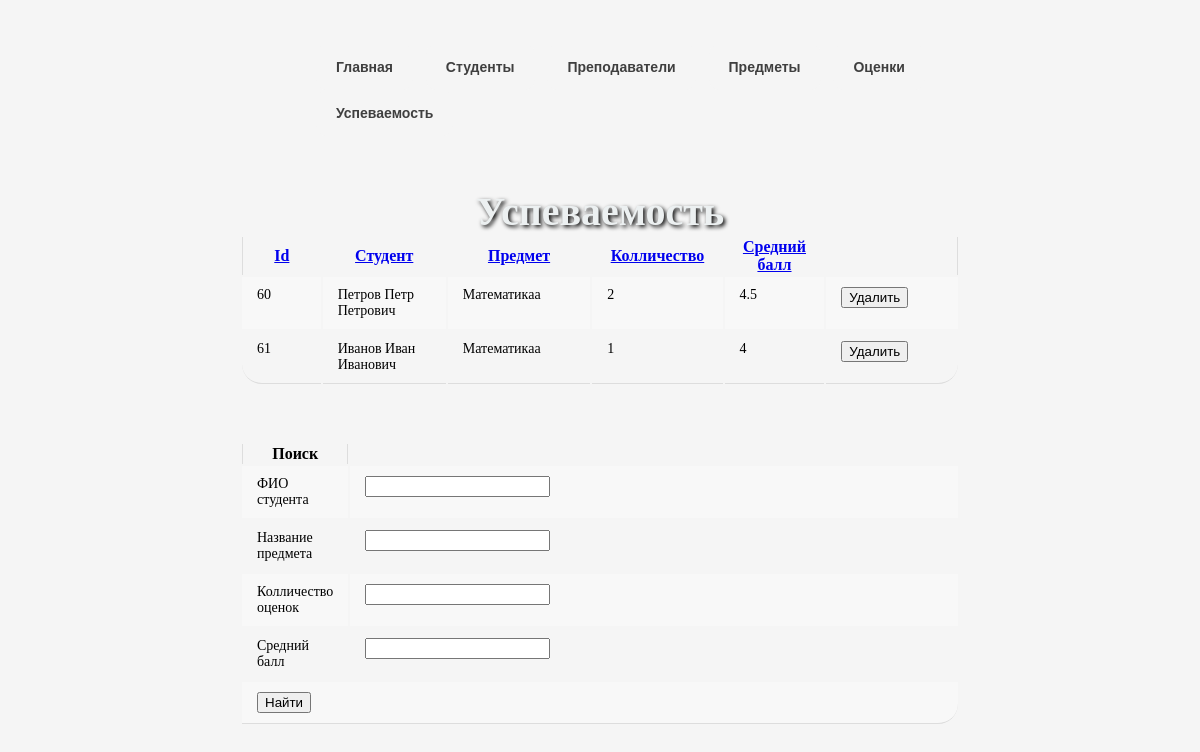
Page /progress.php on the committed database.
### tables this page shows
CREATE TABLE `progress` (
  `Id` int NOT NULL,
  `StudentId` int NOT NULL,
  `SubjectId` int NOT NULL,
  `MarksCount` int NOT NULL,
  `AverageMark` float NOT NULL
);

CREATE TABLE `students` (
  `Id` int NOT NULL,
  `FIO` varchar(50) NOT NULL,
  `Spec` varchar(60) NOT NULL,
  `CourseName` int NOT NULL,
  `GroupName` varchar(20) NOT NULL,
  `PhoneNumber` varchar(11) NOT NULL,
  `Email` varchar(50) NOT NULL,
  `Photo` longblob NOT NULL
);

CREATE TABLE `subject` (
  `Id` int NOT NULL,
  `Name` varchar(50) NOT NULL,
  `TeacherId` int NOT NULL
);

### progress.php (the view, shortened to what this page needs)
<!DOCTYPE html>
<html lang="ru">
<?php
$servername = "localhost";
$username = "root";
$password = "root";
$dbname = "ekaterina";
$conn = new mysqli($servername, $username, $password, $dbname);
?>
<head>
  <link rel="stylesheet" href="style.css">
</head>
<body>
  <center>
<ul class="navigation">
   <li><a href="index.php" >Главная</a></li>
   <li><a href="student.php" >Студенты</a></li>
   <li><a href="teachers.php" >Преподаватели</a></li>
   <li><a href="subject.php" >Предметы</a></li>
   <li><a href="marks.php" >Оценки</a></li>
   <li><a href="progress.php" >Успеваемость</a></li>
</ul>
<br><br><br><br>
<?php
$sort_list = array(
  'Id_asc'             => '`Id`',
  'Id_desc'            => '`Id` DESC',
  'FIO_asc'            => '`FIO`',
  'FIO_desc'           => '`FIO` DESC',
  'Name_asc'   => '`Name`',
  'Name_desc'  => '`Name` DESC',
  'MarksCount_asc'     => '`MarksCount`',
  'MarksCount_desc'    => '`MarksCount` DESC',
  'AverageMark_asc'    => '`AverageMark`',
  'AverageMark_desc'   => '`AverageMark` DESC'
);
$sort = @$_GET['sort'];
if (array_key_exists($sort, $sort_list)) {
  $sort_sql = $sort_list[$sort];
} else {
  $sort_sql = reset($sort_list);
}
$sql ="Select progress.*, students.FIO AS st_name, subject.Name AS su_name
FROM progress,students,subject WHERE
progress.MarksCount LIKE '%".$MarksCount."%'
AND progress.AverageMark LIKE '%".$AverageMark."%'
AND  students.FIO LIKE '%".$FIO."%'
AND subject.Name LIKE '%".$Name."%'
AND progress.StudentId = students.Id
AND progress.SubjectId = subject.Id
 ORDER BY {$sort_sql}";
function sort_link_th($title, $a, $b) {
  $sort = @$_GET['sort'];
  if ($sort == $a) {
    return '<a class="active" href="?sort=' . $b . '">' . $title . ' <i>▲</i></a>';
  } elseif ($sort == $b) {
    return '<a class="active" href="?sort=' . $a . '">' . $title . ' <i>▼</i></a>';
  } else {
    return '<a href="?sort=' . $a . '">' . $title . '</a>';
  }
}
?>
<br><br>
<br><br>
<center> <b style='font-size: 40px; color: #ecf0f1; text-shadow: 2px 2px 4px #000000;'>Успеваемость</b>
<br>
<table class='table_dark'>
<tr>
  <th ><?php echo sort_link_th('Id', 'Id_asc', 'Id_desc');?></th>
  <th><?php echo sort_link_th('Студент', 'FIO_asc', 'FIO_desc');?></th>
  <th><?php echo sort_link_th('Предмет', 'Name_asc', 'Name_desc');?></th>
  <th><?php echo sort_link_th('Колличество', 'MarksCount_asc', 'MarksCount_desc');?></th>
  <th><?php echo sort_link_th('Средний балл', 'AverageMark_asc', 'AverageMark_desc');?></th>
  <th></th>
</tr>
<?php
if($result = $conn->query($sql)){
foreach($result as $row){
echo"<tr>";
echo"
<td >".$row["Id"]."</td>
<td >".$row["st_name"]."</td>
<td >".$row["su_name"]."</td>
<td >".$row["MarksCount"]."</td>
<td >".$row["AverageMark"]."</td>";
echo "<td>
                  <form action='del_progress.php' method='post'>
                        <input type='hidden' name='Id' value='" . $row["Id"] . "' />
                        <input type='submit' value='Удалить'>
                   </form>
      </td>";
echo "</tr>";
}
echo "</table>";
} else{
echo "Ошибка: " . $conn->error;
}
echo "<br><br>";
echo "
<form class='form_add' action='' method='POST' >
  <table class='form_add'>
    <th>Поиск</th>
     <tr>
      <td>ФИО студента</td>
      <td><input type='text' name='Student_FIO'></td>
    </tr>
     <tr>
      <td>Название предмета</td>
      <td><input type='text' name='Subject_Name'></td>
    </tr>
     <tr>
      <td>Колличество оценок</td>
      <td><input type='text' name='MarksCount'></td>
    </tr>
     <tr>
      <td>Средний балл</td>
      <td><input type='еуче' name='AverageMark'></td>
    </tr>
    <tr>
      <td colspan='2'><input type='submit' name='find1' value='Найти'></td>
    </tr>
  </table>
</form>
"
?>
</body>
</html>

### style.css (style rules this page uses)
body { background-color: whitesmoke; align-content: center; align-items: center; vertical-align: center; margin-left: 20%; margin-right: 20%; }
.navigation { list-style: none; margin-top: 5%; margin-bottom: 5%; margin-left: 5%; }
.navigation li { align-items: center; align-content: center; text-align: center; font-weight: bold; float: left; margin-right: 2%; font-family: Verdana, Arial, Helvetica, sans-serif; font-size: 14px; }
.navigation li a { display: block; padding: 15px 20px; background: whitesmoke; color: #3f3f3f; text-decoration: none; position: relative; border-radius: 10px; }
table { width: 100%; border: none; margin-bottom: 20px; border-collapse: separate; }
table tr th:first-child, .table tr td:first-child { border-left: 1px solid #ddd; }
table tr th:last-child, .table tr td:last-child { border-right: 1px solid #ddd; }
table tbody td { text-align: left; border: none; padding: 10px 15px; font-size: 14px; vertical-align: top; }
table tbody tr:nth-child(even) { background: #F8F8F8; }
table tbody tr:last-child td { border-bottom: 1px solid #ddd; }
table tbody tr:last-child td:first-child { border-radius: 0 0 0 20px; }
table tbody tr:last-child td:last-child { border-radius: 0 0 20px 0; }
th { width: 6%; }

### rows in the picture
progress: Id "60", StudentId.FIO "Петров Петр Петрович", SubjectId.Name "Математикаа", MarksCount "2", AverageMark "4.5"
progress: Id "61", StudentId.FIO "Иванов Иван Иванович", SubjectId.Name "Математикаа", MarksCount "1", AverageMark "4"

### other values in the picture
$title "Id Студент Предмет Колличество Средний балл"
